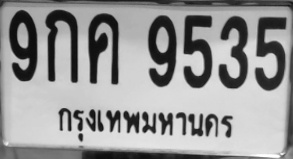
#> input picture ccc.jpg, 293 x 159 px
$ python -i vistion_function.py   (imports and definitions only)
#> lines starting #> are read from the running program, lines starting #| are printed output that depends on the picture; after the words box and inside, x2 and y2 are one past the last pixel; in counts of white or black regions, pixels touching at a corner belong together
import cv2

def local_plate(image_name:str, input_form="PATH"):
#> called with image_name = 'ccc.jpg', input_form = 'PATH'
    if input_form == "PATH":
        image = cv2.imread(image_name) # hard [4 40 44 38(stuck) 27 23]
#> image is the input picture: shape (159, 293, 3); min 11, max 255, mean 150.5
    elif input_form == "IMG":
        image = image_name
    image = cv2.resize(image,[500,500])
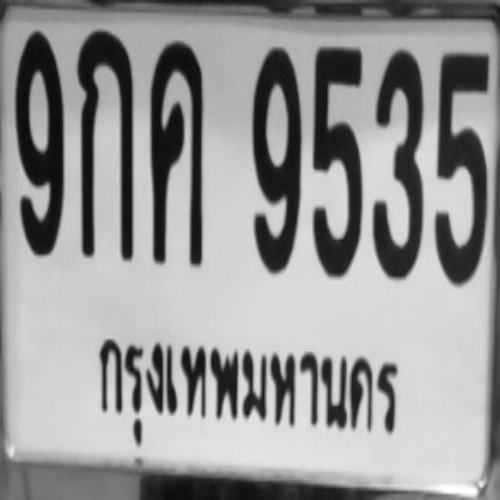
#> image: shape (500, 500, 3); min 12, max 255, mean 150.4
    gray = cv2.cvtColor(image, cv2.COLOR_BGR2GRAY)
    blur = cv2.GaussianBlur(gray, (0,0), sigmaX=2, sigmaY=2, borderType = cv2.BORDER_DEFAULT)
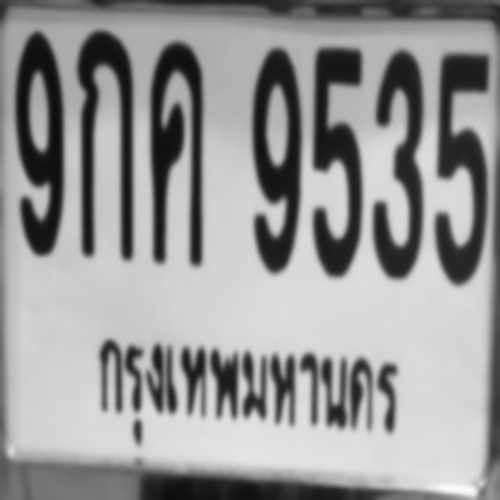
#> blur: shape (500, 500); min 14, max 251, mean 150.4
    canny = cv2.Canny(blur, 60, 100)
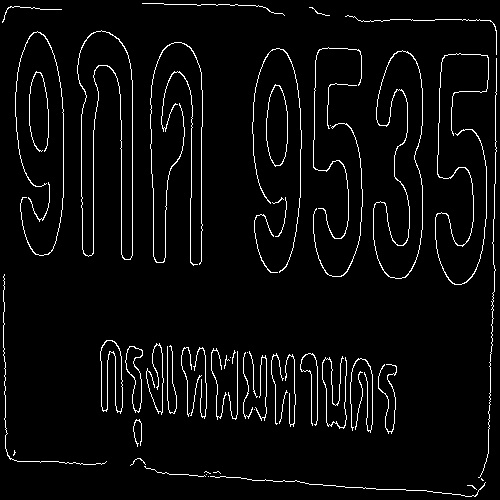
#> canny: shape (500, 500); 4.1% white in thin lines or dots
    cnts = cv2.findContours(canny, cv2.RETR_EXTERNAL, cv2.CHAIN_APPROX_SIMPLE)
#> cnts = 59 contours, 45 with area under 20; largest, box (x1, y1, x2, y2) and area: (373, 50, 423, 279) 6096, (77, 30, 133, 260) 6030, (266, 84, 288, 167) 1356, (100, 340, 123, 414) 919, (125, 346, 143, 413) 584
    cnts = cnts[0] if len(cnts) == 2 else cnts[1]
    # Iterate thorugh contours and draw rectangles around contours
    print(f"num of box : {len(cnts)}")
#| num of box : 59
    count = 0
    keep_box_coor = []
    keep_crop_image = []
    for c in cnts:
        x,y,w,h = cv2.boundingRect(c)
        if (w>h) and (1.1<(w/h)<2.2) and (40<h<190):  # set filter box coor
            count += 1
            # cv2.rectangle(image, (x, y), (x + w, y + h), (36,255,12), 2)
            keep_box_coor.append([x,y,w,h])
            keep_crop_image.append(gray[y:y+h,x:x+w])
#> this loop made 59 passes
#> (x, y, w, h) on passes 1, 3, 4, 5, 6, 7, 8, 9, 10, 11, 12, 13: (467, 485, 10, 5), (210, 476, 276, 21), (208, 476, 1, 1), (206, 474, 1, 1), (213, 471, 8, 3), (204, 471, 7, 3), (144, 466, 62, 11), (130, 458, 16, 8), (13, 450, 3, 6), (133, 419, 9, 28), (254, 409, 1, 1), (279, 390, 9, 34)
#> (c, x, y, w, h) on pass 2: ([[481, 478], [481, 479], [482, 480], [483, 480]], 481, 478, 3, 3)
#> after the loop, count = 0; keep_box_coor = []; keep_crop_image = []


    print(f"number of box that found : {count}")
#| number of box that found : 0
    # [4 lines of commented-out code are left out]
    return keep_box_coor , keep_crop_image

>>> result = local_plate('ccc.jpg')
#> result = ([], [])

$ run again, on crop_real_2.jpg
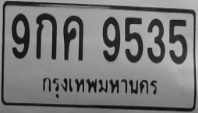
#> input picture crop_real_2.jpg, 198 x 113 px
#> in local_plate, image is the input picture: shape (113, 198, 3); min 8, max 209, mean 119.8
#> in local_plate, `image = cv2.resize(image,[500,500])`:
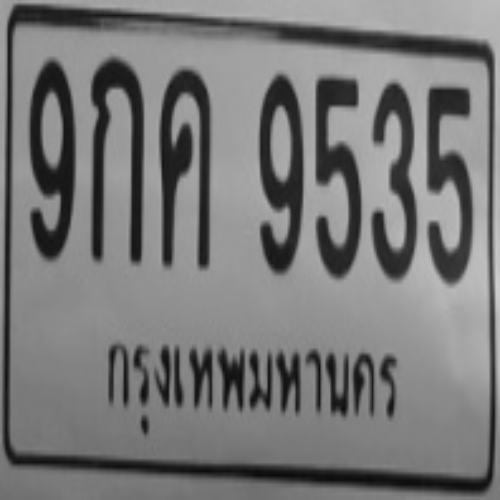
#> image: shape (500, 500, 3); min 10, max 208, mean 119.7
#> in local_plate, `canny = cv2.Canny(blur, 60, 100)`:
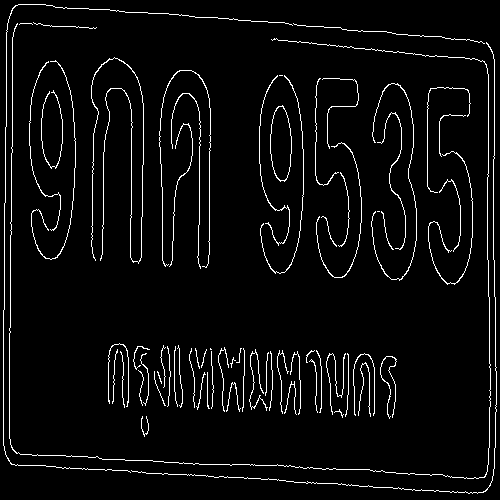
#> canny: shape (500, 500); 4.4% white in thin lines or dots
#> cnts = 70 contours, 59 with area under 20; largest, box (x1, y1, x2, y2) and area: (270, 105, 292, 182) 1240, (91, 57, 144, 264) 40, (428, 151, 473, 285) 38, (259, 75, 290, 246) 36, (371, 83, 417, 281) 34
#| num of box : 70
#> the loop in local_plate, `for c in cnts:` made 70 passes
#> (x, y, w, h) on passes 1 to 8: (141, 416, 8, 21), (334, 409, 10, 9), (226, 382, 15, 30), (284, 381, 13, 34), (207, 372, 3, 37), (196, 372, 10, 38), (157, 371, 5, 13), (154, 371, 12, 35)
#> after the loop in local_plate, `for c in cnts:`: count = 0; keep_box_coor = []
#| number of box that found : 0
#> result = ([], [])
